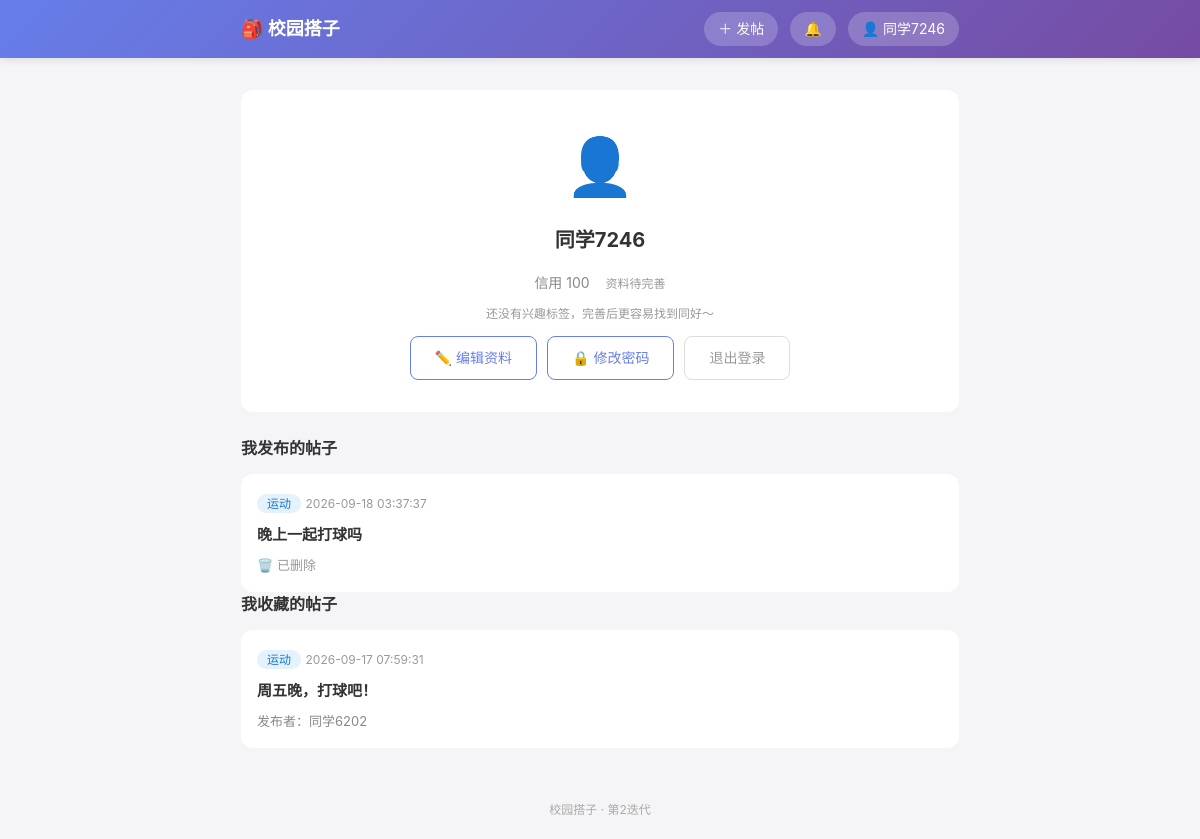
Screenshot of /profile (signed in) with the database file from the repository.
### tables this page shows
CREATE TABLE users (
            id INTEGER PRIMARY KEY AUTOINCREMENT,
            phone TEXT UNIQUE NOT NULL,
            password_hash TEXT NOT NULL,
            nickname TEXT,
            create_time DATETIME DEFAULT CURRENT_TIMESTAMP
        , credit INTEGER DEFAULT 100, age INTEGER, gender TEXT, interests TEXT, bio TEXT, avatar TEXT, contact_public INTEGER DEFAULT 1);

CREATE TABLE posts (
            id INTEGER PRIMARY KEY AUTOINCREMENT,
            user_id INTEGER NOT NULL,
            title TEXT NOT NULL,
            category TEXT NOT NULL,
            content TEXT NOT NULL,
            contact TEXT NOT NULL,
            create_time DATETIME DEFAULT CURRENT_TIMESTAMP,
            status TINYINT DEFAULT 1,
            FOREIGN KEY (user_id) REFERENCES users(id)
        );

### app.py (the view)
@app.route('/profile')
def profile():
    if 'user_id' not in session:
        return redirect(url_for('login'))
    conn = get_conn()
    c = conn.cursor()
    user = c.execute('''SELECT id, nickname, age, gender, interests, bio, credit, avatar, contact_public
                        FROM users WHERE id = ?''', (session['user_id'],)).fetchone()
    my_posts = c.execute('''
        SELECT id, title, category, create_time, status
        FROM posts WHERE user_id = ? ORDER BY create_time DESC
    ''', (session['user_id'],)).fetchall()
    fav_posts = c.execute('''
        SELECT p.id, p.title, p.category, p.create_time, u.nickname
        FROM favorites f
        JOIN posts p ON f.post_id = p.id
        JOIN users u ON p.user_id = u.id
        WHERE f.user_id = ? AND p.status = 1
        ORDER BY f.create_time DESC
    ''', (session['user_id'],)).fetchall()
    conn.close()
    user_info = {
        'nickname': user['nickname'] or '',
        'age': user['age'],
        'gender': user['gender'] or '',
        'interests': parse_interests(user['interests'] or ''),
        'bio': user['bio'] or '',
        'credit': user['credit'],
        'avatar': user['avatar'] or '',
        'contact_public': user['contact_public'],
    }
    return render_template('profile.html', my_posts=my_posts,
                           fav_posts=fav_posts, user_info=user_info)

### app.py (called while the page is built)
def get_conn():
    conn = sqlite3.connect(DB_PATH)
    conn.row_factory = sqlite3.Row
    return conn

def parse_interests(interests_raw):
    tags = [t.strip() for t in interests_raw.replace('，', ',').split(',') if t.strip()]
    return list(dict.fromkeys(tags))

@app.context_processor
def inject_global_vars():
    return {
        'logged_in': 'user_id' in session,
        'nickname': session.get('nickname', ''),
        'avatar': session.get('avatar', ''),
    }

### templates/profile.html (shortened to what this page needs)
{% extends "base.html" %}
{% block content %}
<div class="profile-container">
    <div class="profile-card">
        {% if user_info.avatar %}
        <img src="{{ user_info.avatar }}" class="big-avatar center" alt="头像">
        {% else %}
        <div class="avatar">👤</div>
        {% endif %}
        <h2 class="profile-name">{{ user_info.nickname }}</h2>
        <div class="profile-detail">
            <span>信用 {{ user_info.credit }}</span>
            {% if not user_info.age and not user_info.gender %}<span class="hint">资料待完善</span>{% endif %}
        </div>
        {% if user_info.interests %}
        <div class="profile-tags">
            {% for tag in user_info.interests %}
            <span class="tag-badge">{{ tag }}</span>
            {% endfor %}
        </div>
        {% else %}
        <div class="hint" style="margin: 6px 0 12px;">还没有兴趣标签，完善后更容易找到同好～</div>
        {% endif %}
        <div class="profile-actions">
            <a href="/profile/edit" class="btn-secondary">✏️ 编辑资料</a>
            <a href="/change_password" class="btn-secondary">🔒 修改密码</a>
            <a href="/logout" class="btn-secondary btn-logout">退出登录</a>
        </div>
    </div>
    <h3 class="section-title">我发布的帖子</h3>
    <div class="my-posts">
        {% if my_posts %}
            {% for post in my_posts %}
            <div class="my-post-card">
                <div class="my-post-header">
                    <span class="post-category cat-{{ post.category }}">{{ post.category }}</span>
                    <span class="post-time">{{ post.create_time }}</span>
                </div>
                <h4 class="my-post-title">
                    <a href="/post/{{ post.id }}">{{ post.title }}</a>
                </h4>
                <div class="my-post-actions">
                    {% if post.status == 1 %}
                        <span class="status-active">✅ 进行中</span>
                    {% else %}
                        <span class="status-deleted">🗑️ 已删除</span>
                    {% endif %}
                </div>
            </div>
            {% endfor %}
        {% else %}
            <div class="empty-state">
                <div class="empty-icon">📝</div>
                <p>你还没有发布过帖子</p>
                <a href="/publish" class="btn-secondary">去发帖</a>
            </div>
        {% endif %}
    </div>
    <h3 class="section-title">我收藏的帖子</h3>
    <div class="my-posts">
        {% if fav_posts %}
            {% for post in fav_posts %}
            <a href="/post/{{ post.id }}" class="my-post-card" style="display:block;">
                <div class="my-post-header">
                    <span class="post-category cat-{{ post.category }}">{{ post.category }}</span>
                    <span class="post-time">{{ post.create_time }}</span>
                </div>
                <h4 class="my-post-title">{{ post.title }}</h4>
                <div class="post-author">发布者：{{ post.nickname }}</div>
            </a>
            {% endfor %}
        {% else %}
            <div class="empty-state">
                <div class="empty-icon">⭐</div>
                <p>还没有收藏的帖子，看到感兴趣的帖子点"收藏"吧</p>
            </div>
        {% endif %}
    </div>
</div>
{% endblock %}

### templates/base.html (shortened to what this page needs)
<!DOCTYPE html>
<html lang="zh-CN">
<head>
    <link rel="stylesheet" href="/static/css/style.css">
</head>
<body>
    <nav class="navbar">
        <div class="nav-container">
            <a href="/" class="nav-logo">🎒 校园搭子</a>
            <div class="nav-links">
                {% if logged_in %}
                    <a href="/publish" class="nav-btn">＋ 发帖</a>
                    <a href="/notifications" class="nav-btn nav-bell">🔔
                    </a>
                    <a href="/profile" class="nav-btn">
                        {% if avatar %}<img src="{{ avatar }}" class="nav-avatar" alt="头像">{% else %}👤{% endif %}
                        {{ nickname }}
                    </a>
                {% else %}
                    <a href="/login" class="nav-btn">登录 / 注册</a>
                {% endif %}
            </div>
        </div>
    </nav>
    <main class="main-content">
        {% block content %}{% endblock %}
    </main>
    <footer class="footer">
        <p>校园搭子 · 第2迭代</p>
    </footer>
</body>
</html>

### static/css/style.css (style rules this page uses)
* { margin: 0; padding: 0; box-sizing: border-box; }
body { font-family: -apple-system, BlinkMacSystemFont, "Segoe UI", "PingFang SC", "Hiragino Sans GB", "Microsoft YaHei", sans-serif; background-color: #f5f5f7; color: #333; line-height: 1.6; }
a { text-decoration: none; color: inherit; }
.navbar { background: linear-gradient(135deg, #667eea 0%, #764ba2 100%); color: white; position: sticky; top: 0; z-index: 100; box-shadow: 0 2px 8px rgba(0,0,0,0.1); }
.nav-container { max-width: 750px; margin: 0 auto; padding: 12px 16px; display: flex; justify-content: space-between; align-items: center; }
.nav-logo { font-size: 18px; font-weight: bold; color: white; }
.nav-links { display: flex; gap: 12px; }
.nav-btn { color: white; padding: 6px 14px; border-radius: 20px; font-size: 14px; background: rgba(255,255,255,0.2); transition: background 0.2s; }
.main-content { max-width: 750px; margin: 0 auto; padding: 16px; min-height: calc(100vh - 120px); }
.post-category { font-size: 12px; padding: 2px 10px; border-radius: 10px; font-weight: 500; }
.cat-运动 { background: #e3f2fd; color: #1976d2; }
.post-time { font-size: 12px; color: #999; }
.post-author { font-size: 13px; color: #888; }
.btn-secondary { display: inline-block; padding: 10px 24px; background: white; color: #667eea; border: 1px solid #667eea; border-radius: 8px; font-size: 14px; cursor: pointer; text-align: center; }
.hint { color: #999; font-weight: normal; font-size: 12px; }
.profile-container { padding: 16px 0; }
.profile-card { background: white; border-radius: 12px; padding: 32px 16px; text-align: center; margin-bottom: 24px; }
.avatar { font-size: 56px; margin-bottom: 12px; }
.profile-name { font-size: 20px; margin-bottom: 16px; }
.section-title { font-size: 16px; margin-bottom: 12px; color: #333; }
.my-posts { display: flex; flex-direction: column; gap: 12px; }
.my-post-card { background: white; border-radius: 12px; padding: 16px; }
.my-post-title { margin: 8px 0; font-size: 15px; }
.my-post-title a { color: #333; }
.my-post-actions { display: flex; justify-content: space-between; align-items: center; margin-top: 8px; font-size: 13px; }
.status-deleted { color: #999; }
.footer { text-align: center; padding: 20px; color: #aaa; font-size: 12px; }
.profile-detail { color: #888; font-size: 14px; margin-bottom: 10px; }
.profile-detail span { margin: 0 6px; }
.profile-actions { display: flex; justify-content: center; gap: 10px; }
.btn-logout { color: #999; border-color: #ddd; }
.nav-bell { position: relative; }

### rows the page displays
users: nickname "同学7246", credit "100"
posts: category "运动", create_time "2026-09-18 03:37:37", title "晚上一起打球吗", status "🗑️ 已删除"
posts: category "运动", create_time "2026-09-17 07:59:31", title "周五晚，打球吧！", nickname "同学6202"
